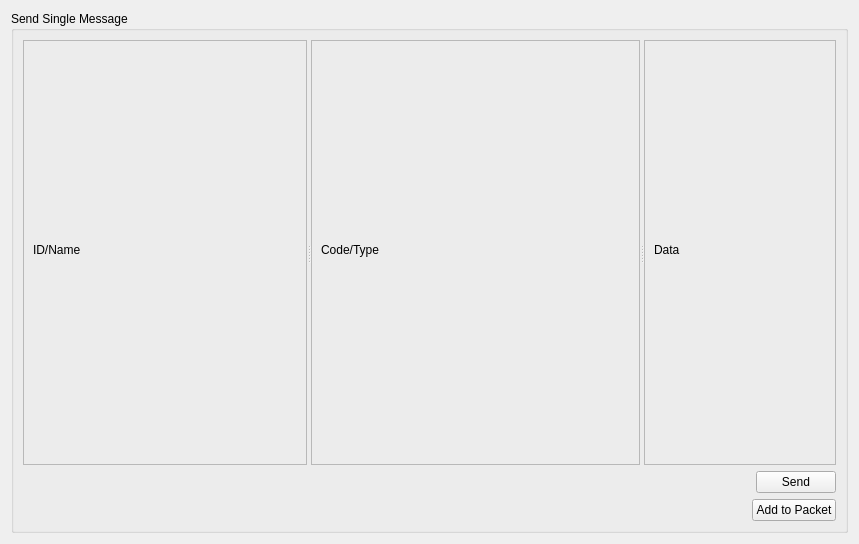
<?xml version="1.0" encoding="UTF-8"?>
<ui version="4.0">
 <class>SendMsgSingleWidget</class>
 <widget class="QWidget" name="SendMsgSingleWidget">
  <property name="geometry">
   <rect>
    <x>0</x>
    <y>0</y>
    <width>859</width>
    <height>544</height>
   </rect>
  </property>
  <property name="sizePolicy">
   <sizepolicy hsizetype="Preferred" vsizetype="Fixed">
    <horstretch>0</horstretch>
    <verstretch>0</verstretch>
   </sizepolicy>
  </property>
  <property name="windowTitle">
   <string>Form</string>
  </property>
  <layout class="QVBoxLayout" name="verticalLayout">
   <item>
    <widget class="QGroupBox" name="groupBox">
     <property name="title">
      <string>Send Single Message</string>
     </property>
     <layout class="QVBoxLayout" name="verticalLayout_6">
      <item>
       <widget class="QSplitter" name="splitter">
        <property name="orientation">
         <enum>Qt::Horizontal</enum>
        </property>
        <widget class="QFrame" name="frame">
         <property name="frameShape">
          <enum>QFrame::StyledPanel</enum>
         </property>
         <property name="frameShadow">
          <enum>QFrame::Raised</enum>
         </property>
         <layout class="QVBoxLayout" name="verticalLayout_3" stretch="2,0">
          <item>
           <widget class="QLabel" name="label">
            <property name="text">
             <string>ID/Name</string>
            </property>
           </widget>
          </item>
          <item>
           <widget class="MsgIDLineEdit" name="msgIDWidget" native="true"/>
          </item>
         </layout>
        </widget>
        <widget class="QFrame" name="frame_2">
         <property name="frameShape">
          <enum>QFrame::StyledPanel</enum>
         </property>
         <property name="frameShadow">
          <enum>QFrame::Raised</enum>
         </property>
         <layout class="QVBoxLayout" name="verticalLayout_5" stretch="2,0">
          <item>
           <widget class="QLabel" name="label_2">
            <property name="text">
             <string>Code/Type</string>
            </property>
           </widget>
          </item>
          <item>
           <widget class="MsgCodeLineEdit" name="msgCodeWidget" native="true">
            <property name="sizePolicy">
             <sizepolicy hsizetype="Preferred" vsizetype="Preferred">
              <horstretch>1</horstretch>
              <verstretch>0</verstretch>
             </sizepolicy>
            </property>
           </widget>
          </item>
         </layout>
        </widget>
        <widget class="QFrame" name="frame_3">
         <property name="frameShape">
          <enum>QFrame::StyledPanel</enum>
         </property>
         <property name="frameShadow">
          <enum>QFrame::Raised</enum>
         </property>
         <layout class="QVBoxLayout" name="verticalLayout_4" stretch="6,0">
          <item>
           <widget class="QLabel" name="label_3">
            <property name="text">
             <string>Data</string>
            </property>
           </widget>
          </item>
          <item>
           <widget class="MsgDataLineEdit" name="msgDataWidget" native="true"/>
          </item>
         </layout>
        </widget>
       </widget>
      </item>
      <item>
       <layout class="QHBoxLayout" name="horizontalLayout_3">
        <item>
         <spacer name="horizontalSpacer">
          <property name="orientation">
           <enum>Qt::Horizontal</enum>
          </property>
          <property name="sizeHint" stdset="0">
           <size>
            <width>40</width>
            <height>20</height>
           </size>
          </property>
         </spacer>
        </item>
        <item>
         <widget class="QPushButton" name="sndMsgSendBtn">
          <property name="sizePolicy">
           <sizepolicy hsizetype="Minimum" vsizetype="Fixed">
            <horstretch>0</horstretch>
            <verstretch>0</verstretch>
           </sizepolicy>
          </property>
          <property name="text">
           <string>Send</string>
          </property>
         </widget>
        </item>
       </layout>
      </item>
      <item>
       <layout class="QHBoxLayout" name="horizontalLayout_2">
        <item>
         <spacer name="horizontalSpacer_2">
          <property name="orientation">
           <enum>Qt::Horizontal</enum>
          </property>
          <property name="sizeHint" stdset="0">
           <size>
            <width>40</width>
            <height>20</height>
           </size>
          </property>
         </spacer>
        </item>
        <item>
         <widget class="QPushButton" name="sndMsgAddToPacketBtn">
          <property name="text">
           <string>Add to Packet</string>
          </property>
         </widget>
        </item>
       </layout>
      </item>
     </layout>
    </widget>
   </item>
  </layout>
 </widget>
 <customwidgets>
  <customwidget>
   <class>MsgDataLineEdit</class>
   <extends>QWidget</extends>
   <header location="global">MsgDataLineEdit.h</header>
   <container>1</container>
  </customwidget>
  <customwidget>
   <class>MsgIDLineEdit</class>
   <extends>QWidget</extends>
   <header location="global">MsgIDLineEdit.h</header>
   <container>1</container>
  </customwidget>
  <customwidget>
   <class>MsgCodeLineEdit</class>
   <extends>QWidget</extends>
   <header location="global">MsgCodeLineEdit.h</header>
   <container>1</container>
  </customwidget>
 </customwidgets>
 <resources/>
 <connections/>
</ui>
